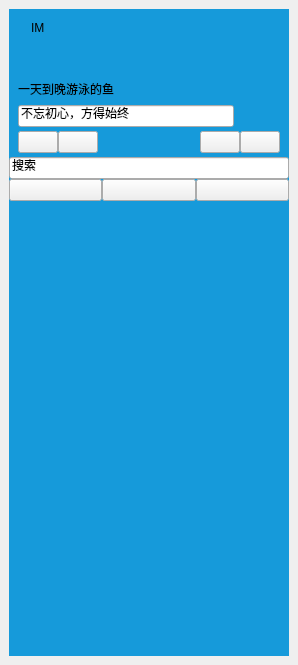
<?xml version="1.0" encoding="UTF-8"?>
<ui version="4.0">
 <class>MainForm</class>
 <widget class="QWidget" name="MainForm">
  <property name="windowModality">
   <enum>Qt::ApplicationModal</enum>
  </property>
  <property name="geometry">
   <rect>
    <x>0</x>
    <y>0</y>
    <width>298</width>
    <height>665</height>
   </rect>
  </property>
  <property name="windowTitle">
   <string>QQ</string>
  </property>
  <property name="windowIcon">
   <iconset resource="../rs/rs.qrc">
    <normaloff>:/sys/qlogo.png</normaloff>:/sys/qlogo.png</iconset>
  </property>
  <property name="styleSheet">
   <string notr="true">/*定义全局滚动条样式*/
	
 QScrollBar:vertical {
     width: 10px;
	 border: 0px;
 }
 
  QScrollBar:vertical:hover {
	 background: rgb(221,225,228);
 }


 QScrollBar::handle:vertical {
    background: rgb(198,201,203);
    border-radius:5px;
 }


 QScrollBar::add-line:vertical {
     border: 0px;
     height: 0px;
 }

 QScrollBar::sub-line:vertical {
     border:0px;
     height: 0px;
 }

 QScrollBar::up-arrow:vertical, QScrollBar::down-arrow:vertical {
     border: 0px;
	 
 }

 QScrollBar::add-page:vertical{
	border-top-left-radius:5px;
	border-top-right-radius:5px;
 }

QScrollBar::sub-page:vertical {
	border-bottom-left-radius:5px;
	border-bottom-right-radius:5px;
 }

 QScrollBar::add-page:vertical:hover, QScrollBar::sub-page:vertical:hover {
	background: rgb(221,225,228);
 }

/********************************/
 
 QScrollBar:horizontal {
     border: 0px;
     height: 10px;
 }


 QScrollBar::handle:horizontal {
     background: rgba(69,124,216,150);
      
 }

 
 QScrollBar::add-line:horizontal {
     border: 0px;
     width: 0px;
 }

 QScrollBar::sub-line:horizontal {
     border:0px;
     width: 0px;
 }
 QScrollBar::up-arrow:horizontal, QScrollBar::down-arrow:horizontal {
     border: 0px;
 }

 QScrollBar::add-page:horizontal, QScrollBar::sub-page:horizontal {
     background: rgba(0,0,0,0);
 }


 
/*滚动条样式定义结束*/


</string>
  </property>
  <layout class="QVBoxLayout" name="verticalLayout_3">
   <property name="leftMargin">
    <number>6</number>
   </property>
   <property name="topMargin">
    <number>6</number>
   </property>
   <property name="rightMargin">
    <number>6</number>
   </property>
   <property name="bottomMargin">
    <number>6</number>
   </property>
   <item>
    <widget class="QWidget" name="main_widget" native="true">
     <property name="styleSheet">
      <string notr="true">*{
	font: 9pt &quot;微软雅黑&quot;;
}

#main_widget{
	border-radius:2px;
	border-image: url(:/sys/back.png) 5;
}

#centralwidget{
	border-radius:2px;
}

/*上部用户信息区域*/
#main_top{
	
}

#label_logo_name{
	color:#fff;
	font-size:9pt;
}

/*昵称，等级，签名等位置定义*/
#top_names *{
	color:#fff;
}

#top_names #label_nick{
	font-size:12pt;
}

#top_names #label_status{
	 
}

#top_names QLineEdit{
	color:#fff;
	font-size:10pt;
	background-color: rgba(255, 255, 255,0);
	border:none;
	border-radius:2px;
	 
}

#top_names QLineEdit:focus{
	background-color: rgb(255, 255, 255); 
	color:#000;
	border:1px solid rgb(213, 213, 213);
}

#top_names QLineEdit:hover{
	 border:1px solid rgba(0,0,0,100);
}



/*工具栏图标定义*/
#top_tools QPushButton{
	border:none;
	width:24px;
	height:20px;
	border-radius:2px;
}

#top_tools QPushButton:hover{
   border:1px solid rgb(13, 97, 137);
   
}

/*搜索框*/
QLineEdit#search{
	padding:6px;
	border:none;
	background-color: rgba(0,0,0,60);
	color: rgb(229, 229, 229);
	background-image: url(:/sys/search.png);
	background-repeat:no;
	background-position:right center;
	background-origin: content;
	
}

#search:focus{
	background-color: #fff;
	color: #000;
	border-bottom:1px solid #ccc;
}

#center_stack QWidget{
	/*background-color: #E8F5FC;*/
	background-color: rgba(255, 255, 255,230);
}

#center_stack QWidget&gt;QWidget{
	/*background-color: #E8F5FC;*/
	background-color: rgba(255, 255, 255,0);
}


#center_nav{
	min-height:38px;
	border-bottom:1px solid rgb(211, 225, 226);
	background-color: rgba(255, 255, 255,230);
}

#center_nav QPushButton{
	border:none;
	background-repeat:none;
	background-position:center;
	height:38px;

}

/*联系人列表图标定义---------开始*/
#center_nav QPushButton#pushButton_p{
	background-image: url(:/sys/qqicon_p_gray.png);
}

#center_nav QPushButton#pushButton_p:hover{
	background-image: url(:/sys/qqicon_p_blue.png);
}


#center_nav QPushButton#pushButton_q{
	background-image: url(:/sys/qqicon_q_gray.png);
}

#center_nav QPushButton#pushButton_q:hover{
	background-image: url(:/sys/qqicon_q_blue.png);
}



#center_nav QPushButton#pushButton_t{
	background-image: url(:/sys/qqicon_t_gray.png);
}

#center_nav QPushButton#pushButton_t:hover{
	background-image: url(:/sys/qqicon_t_blue.png);
}

/*联系人列表图标定义-----------结束*/



#main_bottom{
	border-bottom-left-radius:2px;
	border-bottom-right-radius:2px;
	border-top:1px solid rgba(0,0,0,40);
	background-color: rgba(255,255,255,190);
}
</string>
     </property>
     <layout class="QVBoxLayout" name="verticalLayout_2">
      <property name="leftMargin">
       <number>3</number>
      </property>
      <property name="topMargin">
       <number>3</number>
      </property>
      <property name="rightMargin">
       <number>3</number>
      </property>
      <property name="bottomMargin">
       <number>3</number>
      </property>
      <item>
       <widget class="QWidget" name="centralwidget" native="true">
        <property name="minimumSize">
         <size>
          <width>280</width>
          <height>0</height>
         </size>
        </property>
        <property name="styleSheet">
         <string notr="true">#centralwidget{
	background-color: rgb(22, 154, 218);
}</string>
        </property>
        <layout class="QVBoxLayout" name="verticalLayout">
         <property name="spacing">
          <number>0</number>
         </property>
         <property name="leftMargin">
          <number>0</number>
         </property>
         <property name="topMargin">
          <number>0</number>
         </property>
         <property name="rightMargin">
          <number>0</number>
         </property>
         <property name="bottomMargin">
          <number>0</number>
         </property>
         <item>
          <widget class="QWidget" name="main_top" native="true">
           <property name="minimumSize">
            <size>
             <width>0</width>
             <height>170</height>
            </size>
           </property>
           <property name="maximumSize">
            <size>
             <width>16777215</width>
             <height>170</height>
            </size>
           </property>
           <layout class="QVBoxLayout" name="verticalLayout_11">
            <property name="spacing">
             <number>0</number>
            </property>
            <property name="leftMargin">
             <number>0</number>
            </property>
            <property name="topMargin">
             <number>0</number>
            </property>
            <property name="rightMargin">
             <number>0</number>
            </property>
            <property name="bottomMargin">
             <number>0</number>
            </property>
            <item>
             <widget class="QWidget" name="top_title" native="true">
              <layout class="QHBoxLayout" name="horizontalLayout">
               <item>
                <widget class="QLabel" name="label_logo">
                 <property name="maximumSize">
                  <size>
                   <width>16</width>
                   <height>16</height>
                  </size>
                 </property>
                 <property name="text">
                  <string/>
                 </property>
                 <property name="pixmap">
                  <pixmap resource="../rs/rs.qrc">:/sys/qlogo.png</pixmap>
                 </property>
                 <property name="scaledContents">
                  <bool>true</bool>
                 </property>
                </widget>
               </item>
               <item>
                <widget class="QLabel" name="label_logo_name">
                 <property name="text">
                  <string>IM</string>
                 </property>
                </widget>
               </item>
               <item>
                <spacer name="horizontalSpacer">
                 <property name="orientation">
                  <enum>Qt::Horizontal</enum>
                 </property>
                 <property name="sizeHint" stdset="0">
                  <size>
                   <width>40</width>
                   <height>20</height>
                  </size>
                 </property>
                </spacer>
               </item>
              </layout>
             </widget>
            </item>
            <item>
             <spacer name="verticalSpacer">
              <property name="orientation">
               <enum>Qt::Vertical</enum>
              </property>
              <property name="sizeHint" stdset="0">
               <size>
                <width>20</width>
                <height>136</height>
               </size>
              </property>
             </spacer>
            </item>
            <item>
             <widget class="QWidget" name="top_names" native="true">
              <property name="minimumSize">
               <size>
                <width>0</width>
                <height>0</height>
               </size>
              </property>
              <layout class="QHBoxLayout" name="horizontalLayout_4" stretch="1,0">
               <property name="spacing">
                <number>0</number>
               </property>
               <property name="leftMargin">
                <number>9</number>
               </property>
               <property name="topMargin">
                <number>0</number>
               </property>
               <property name="rightMargin">
                <number>0</number>
               </property>
               <property name="bottomMargin">
                <number>0</number>
               </property>
               <item>
                <widget class="QWidget" name="widget_2" native="true">
                 <layout class="QVBoxLayout" name="verticalLayout_4">
                  <property name="spacing">
                   <number>0</number>
                  </property>
                  <property name="leftMargin">
                   <number>0</number>
                  </property>
                  <property name="topMargin">
                   <number>0</number>
                  </property>
                  <property name="rightMargin">
                   <number>0</number>
                  </property>
                  <property name="bottomMargin">
                   <number>0</number>
                  </property>
                  <item>
                   <layout class="QHBoxLayout" name="horizontalLayout_5">
                    <item>
                     <widget class="QLabel" name="label_nick">
                      <property name="text">
                       <string>一天到晚游泳的鱼</string>
                      </property>
                     </widget>
                    </item>
                    <item>
                     <widget class="QLabel" name="label_status">
                      <property name="text">
                       <string/>
                      </property>
                      <property name="pixmap">
                       <pixmap resource="../rs/rs.qrc">:/sys/level.png</pixmap>
                      </property>
                      <property name="scaledContents">
                       <bool>false</bool>
                      </property>
                      <property name="alignment">
                       <set>Qt::AlignLeading|Qt::AlignLeft|Qt::AlignVCenter</set>
                      </property>
                     </widget>
                    </item>
                    <item>
                     <spacer name="horizontalSpacer_3">
                      <property name="orientation">
                       <enum>Qt::Horizontal</enum>
                      </property>
                      <property name="sizeHint" stdset="0">
                       <size>
                        <width>40</width>
                        <height>20</height>
                       </size>
                      </property>
                     </spacer>
                    </item>
                   </layout>
                  </item>
                  <item>
                   <widget class="QLineEdit" name="lineEdit">
                    <property name="focusPolicy">
                     <enum>Qt::ClickFocus</enum>
                    </property>
                    <property name="text">
                     <string>不忘初心，方得始终</string>
                    </property>
                   </widget>
                  </item>
                 </layout>
                </widget>
               </item>
               <item>
                <widget class="QWidget" name="wether_widget" native="true">
                 <property name="minimumSize">
                  <size>
                   <width>55</width>
                   <height>55</height>
                  </size>
                 </property>
                 <layout class="QVBoxLayout" name="verticalLayout_5">
                  <property name="spacing">
                   <number>0</number>
                  </property>
                  <property name="leftMargin">
                   <number>0</number>
                  </property>
                  <property name="topMargin">
                   <number>0</number>
                  </property>
                  <property name="rightMargin">
                   <number>0</number>
                  </property>
                  <property name="bottomMargin">
                   <number>0</number>
                  </property>
                  <item>
                   <widget class="QLabel" name="label">
                    <property name="text">
                     <string/>
                    </property>
                    <property name="pixmap">
                     <pixmap resource="../rs/rs.qrc">:/media/wether/media/wether/3.png</pixmap>
                    </property>
                    <property name="scaledContents">
                     <bool>true</bool>
                    </property>
                   </widget>
                  </item>
                 </layout>
                </widget>
               </item>
              </layout>
             </widget>
            </item>
            <item>
             <widget class="QWidget" name="top_tools" native="true">
              <layout class="QHBoxLayout" name="horizontalLayout_3">
               <property name="spacing">
                <number>0</number>
               </property>
               <property name="leftMargin">
                <number>9</number>
               </property>
               <property name="topMargin">
                <number>4</number>
               </property>
               <property name="bottomMargin">
                <number>4</number>
               </property>
               <item>
                <widget class="QPushButton" name="pushButton_zone">
                 <property name="text">
                  <string/>
                 </property>
                 <property name="icon">
                  <iconset resource="../rs/rs.qrc">
                   <normaloff>:/sys/qq_tool_zone.png</normaloff>:/sys/qq_tool_zone.png</iconset>
                 </property>
                </widget>
               </item>
               <item>
                <widget class="QPushButton" name="pushButton_mail">
                 <property name="text">
                  <string/>
                 </property>
                 <property name="icon">
                  <iconset resource="../rs/rs.qrc">
                   <normaloff>:/sys/qq_tool_mail.png</normaloff>:/sys/qq_tool_mail.png</iconset>
                 </property>
                </widget>
               </item>
               <item>
                <spacer name="horizontalSpacer_2">
                 <property name="orientation">
                  <enum>Qt::Horizontal</enum>
                 </property>
                 <property name="sizeHint" stdset="0">
                  <size>
                   <width>40</width>
                   <height>20</height>
                  </size>
                 </property>
                </spacer>
               </item>
               <item>
                <widget class="QPushButton" name="pushButton_skin">
                 <property name="text">
                  <string/>
                 </property>
                 <property name="icon">
                  <iconset resource="../rs/rs.qrc">
                   <normaloff>:/sys/qq_tool_skin.png</normaloff>:/sys/qq_tool_skin.png</iconset>
                 </property>
                </widget>
               </item>
               <item>
                <widget class="QPushButton" name="pushButton_talk">
                 <property name="text">
                  <string/>
                 </property>
                 <property name="icon">
                  <iconset resource="../rs/rs.qrc">
                   <normaloff>:/sys/qq_tool_talk.png</normaloff>:/sys/qq_tool_talk.png</iconset>
                 </property>
                </widget>
               </item>
              </layout>
             </widget>
            </item>
            <item>
             <widget class="QLineEdit" name="search">
              <property name="focusPolicy">
               <enum>Qt::ClickFocus</enum>
              </property>
              <property name="text">
               <string>搜索</string>
              </property>
             </widget>
            </item>
           </layout>
          </widget>
         </item>
         <item>
          <widget class="QWidget" name="main_center" native="true">
           <layout class="QVBoxLayout" name="verticalLayout_7">
            <property name="spacing">
             <number>0</number>
            </property>
            <property name="leftMargin">
             <number>0</number>
            </property>
            <property name="topMargin">
             <number>0</number>
            </property>
            <property name="rightMargin">
             <number>0</number>
            </property>
            <property name="bottomMargin">
             <number>0</number>
            </property>
            <item>
             <widget class="QWidget" name="center_nav" native="true">
              <layout class="QHBoxLayout" name="horizontalLayout_2">
               <property name="spacing">
                <number>0</number>
               </property>
               <property name="leftMargin">
                <number>0</number>
               </property>
               <property name="topMargin">
                <number>0</number>
               </property>
               <property name="rightMargin">
                <number>0</number>
               </property>
               <property name="bottomMargin">
                <number>0</number>
               </property>
               <item>
                <widget class="QPushButton" name="pushButton_p">
                 <property name="text">
                  <string/>
                 </property>
                </widget>
               </item>
               <item>
                <widget class="QPushButton" name="pushButton_q">
                 <property name="text">
                  <string/>
                 </property>
                </widget>
               </item>
               <item>
                <widget class="QPushButton" name="pushButton_t">
                 <property name="text">
                  <string/>
                 </property>
                </widget>
               </item>
              </layout>
             </widget>
            </item>
            <item>
             <widget class="QStackedWidget" name="center_stack">
              <property name="currentIndex">
               <number>0</number>
              </property>
              <widget class="QWidget" name="page_4">
               <layout class="QVBoxLayout" name="verticalLayout_8">
                <property name="spacing">
                 <number>0</number>
                </property>
                <property name="leftMargin">
                 <number>0</number>
                </property>
                <property name="topMargin">
                 <number>0</number>
                </property>
                <property name="rightMargin">
                 <number>0</number>
                </property>
                <property name="bottomMargin">
                 <number>0</number>
                </property>
               </layout>
              </widget>
              <widget class="QWidget" name="page_5">
               <layout class="QVBoxLayout" name="verticalLayout_9">
                <item>
                 <widget class="QPushButton" name="pushButton_9">
                  <property name="text">
                   <string>PushButton</string>
                  </property>
                 </widget>
                </item>
               </layout>
              </widget>
              <widget class="QWidget" name="page_6">
               <layout class="QVBoxLayout" name="verticalLayout_10">
                <item>
                 <widget class="QPushButton" name="pushButton_10">
                  <property name="text">
                   <string>PushButton</string>
                  </property>
                 </widget>
                </item>
               </layout>
              </widget>
             </widget>
            </item>
           </layout>
          </widget>
         </item>
         <item>
          <widget class="QWidget" name="main_bottom" native="true">
           <property name="minimumSize">
            <size>
             <width>0</width>
             <height>60</height>
            </size>
           </property>
           <property name="maximumSize">
            <size>
             <width>16777215</width>
             <height>60</height>
            </size>
           </property>
          </widget>
         </item>
        </layout>
       </widget>
      </item>
     </layout>
    </widget>
   </item>
  </layout>
 </widget>
 <resources>
  <include location="../rs/rs.qrc"/>
 </resources>
 <connections/>
</ui>
